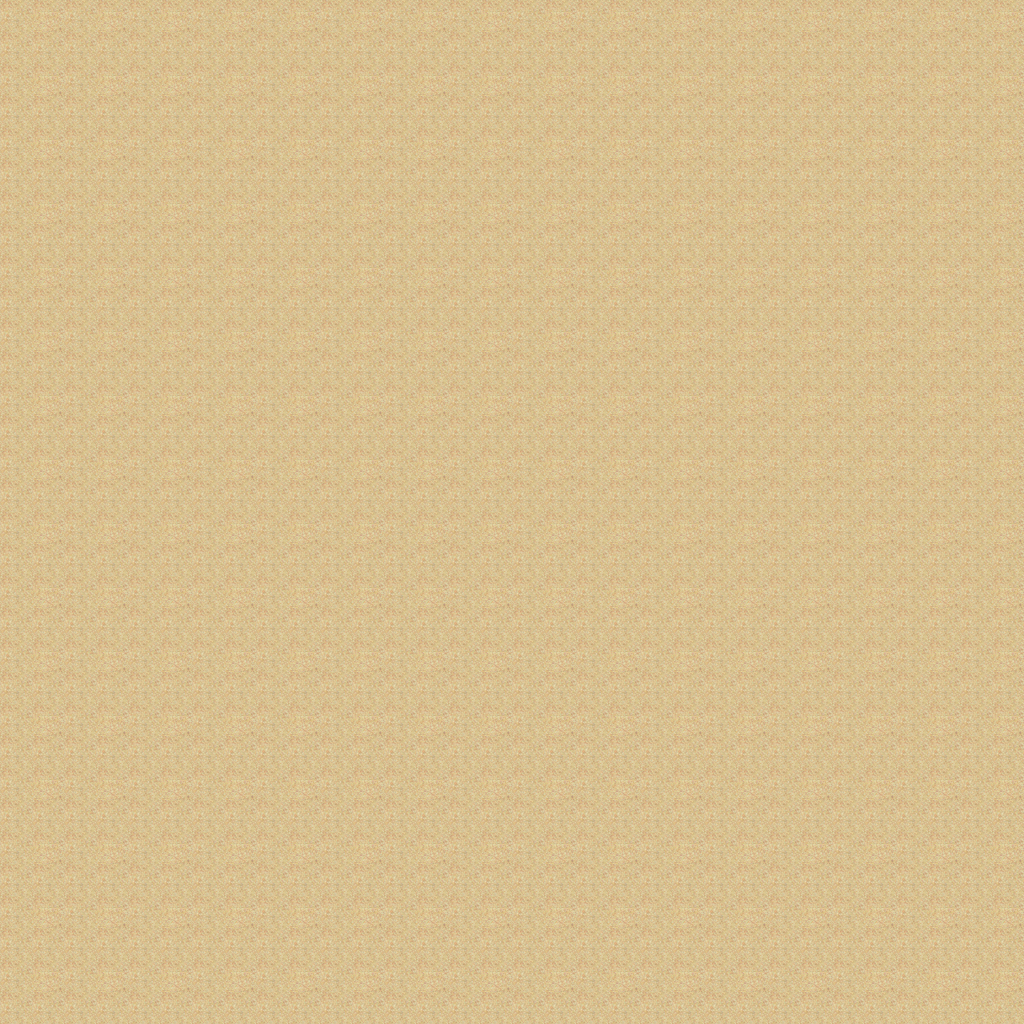

Below is a game level as drawn by its tile map, then a one-line description and the .tmx that defines it (tile-layer data replaced by summaries):
An orthogonal 32x32 tile map with 32x32 px tiles, 1 tile layer (Tile Layer 1).

<map version="1.0" orientation="orthogonal" renderorder="right-down" width="32" height="32" tilewidth="32" tileheight="32" nextobjectid="1">
 <tileset firstgid="1" name="desert_5" tilewidth="32" tileheight="32" tilecount="48">
  <image source="../Images/map/desert_5.png" width="256" height="192" />
 </tileset>
 <layer name="Tile Layer 1" width="32" height="32">
  <data>[1024 cells, 1024 non-empty, 4 distinct tile ids]</data>
 </layer>
</map>
